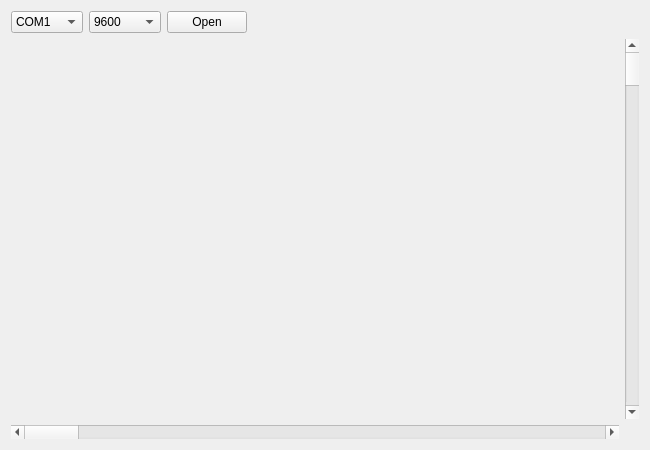
<?xml version="1.0" encoding="UTF-8"?>
<ui version="4.0">
 <class>MainWindow</class>
 <widget class="QMainWindow" name="MainWindow">
  <property name="geometry">
   <rect>
    <x>0</x>
    <y>0</y>
    <width>650</width>
    <height>450</height>
   </rect>
  </property>
  <property name="windowTitle">
   <string>SerialPort Data View</string>
  </property>
  <property name="windowIcon">
   <iconset resource="res.qrc">
    <normaloff>:/ico.png</normaloff>:/ico.png</iconset>
  </property>
  <property name="layoutDirection">
   <enum>Qt::LeftToRight</enum>
  </property>
  <property name="iconSize">
   <size>
    <width>32</width>
    <height>32</height>
   </size>
  </property>
  <property name="tabShape">
   <enum>QTabWidget::Triangular</enum>
  </property>
  <widget class="QWidget" name="centralWidget">
   <layout class="QVBoxLayout" name="verticalLayout">
    <item>
     <layout class="QHBoxLayout" name="horizontalLayout">
      <property name="spacing">
       <number>6</number>
      </property>
      <item>
       <widget class="QComboBox" name="cbxName">
        <item>
         <property name="text">
          <string>COM1</string>
         </property>
        </item>
        <item>
         <property name="text">
          <string>COM2</string>
         </property>
        </item>
        <item>
         <property name="text">
          <string>COM3</string>
         </property>
        </item>
        <item>
         <property name="text">
          <string>COM4</string>
         </property>
        </item>
        <item>
         <property name="text">
          <string>COM5</string>
         </property>
        </item>
        <item>
         <property name="text">
          <string>COM6</string>
         </property>
        </item>
        <item>
         <property name="text">
          <string>COM7</string>
         </property>
        </item>
        <item>
         <property name="text">
          <string>COM8</string>
         </property>
        </item>
        <item>
         <property name="text">
          <string>COM9</string>
         </property>
        </item>
        <item>
         <property name="text">
          <string>COM10</string>
         </property>
        </item>
       </widget>
      </item>
      <item>
       <widget class="QComboBox" name="cbxBrate">
        <item>
         <property name="text">
          <string>9600</string>
         </property>
        </item>
        <item>
         <property name="text">
          <string>19200</string>
         </property>
        </item>
        <item>
         <property name="text">
          <string>38400</string>
         </property>
        </item>
        <item>
         <property name="text">
          <string>115200</string>
         </property>
        </item>
       </widget>
      </item>
      <item>
       <widget class="QPushButton" name="pushButton">
        <property name="text">
         <string>Open</string>
        </property>
       </widget>
      </item>
      <item>
       <spacer name="horizontalSpacer">
        <property name="orientation">
         <enum>Qt::Horizontal</enum>
        </property>
        <property name="sizeHint" stdset="0">
         <size>
          <width>148</width>
          <height>20</height>
         </size>
        </property>
       </spacer>
      </item>
     </layout>
    </item>
    <item>
     <layout class="QGridLayout" name="gridLayout">
      <item row="0" column="0">
       <widget class="QCustomPlot" name="customPlot" native="true">
        <property name="sizePolicy">
         <sizepolicy hsizetype="Preferred" vsizetype="Preferred">
          <horstretch>0</horstretch>
          <verstretch>0</verstretch>
         </sizepolicy>
        </property>
       </widget>
      </item>
      <item row="0" column="1">
       <widget class="QScrollBar" name="verticalScrollBar">
        <property name="sizePolicy">
         <sizepolicy hsizetype="Fixed" vsizetype="Expanding">
          <horstretch>0</horstretch>
          <verstretch>0</verstretch>
         </sizepolicy>
        </property>
        <property name="orientation">
         <enum>Qt::Vertical</enum>
        </property>
       </widget>
      </item>
      <item row="1" column="0">
       <widget class="QScrollBar" name="horizontalScrollBar">
        <property name="sizePolicy">
         <sizepolicy hsizetype="Expanding" vsizetype="Fixed">
          <horstretch>0</horstretch>
          <verstretch>0</verstretch>
         </sizepolicy>
        </property>
        <property name="orientation">
         <enum>Qt::Horizontal</enum>
        </property>
       </widget>
      </item>
     </layout>
    </item>
   </layout>
  </widget>
 </widget>
 <layoutdefault spacing="6" margin="11"/>
 <customwidgets>
  <customwidget>
   <class>QCustomPlot</class>
   <extends>QWidget</extends>
   <header>qcustomplot.h</header>
   <container>1</container>
  </customwidget>
 </customwidgets>
 <resources>
  <include location="res.qrc"/>
 </resources>
 <connections/>
</ui>
